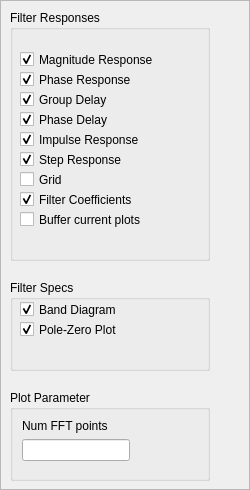
         <widget class="QFrame" name="quickFrame">
          <property name="minimumSize">
           <size>
            <width>250</width>
            <height>200</height>
           </size>
          </property>
          <property name="frameShape">
           <enum>QFrame::StyledPanel</enum>
          </property>
          <property name="frameShadow">
           <enum>QFrame::Raised</enum>
          </property>
          <widget class="QGroupBox" name="responseBox">
           <property name="geometry">
            <rect>
             <x>10</x>
             <y>10</y>
             <width>200</width>
             <height>251</height>
            </rect>
           </property>
           <property name="minimumSize">
            <size>
             <width>190</width>
             <height>0</height>
            </size>
           </property>
           <property name="title">
            <string>Filter Responses</string>
           </property>
           <widget class="QCheckBox" name="checkMagres">
            <property name="geometry">
             <rect>
              <x>10</x>
              <y>40</y>
              <width>190</width>
              <height>19</height>
             </rect>
            </property>
            <property name="minimumSize">
             <size>
              <width>190</width>
              <height>0</height>
             </size>
            </property>
            <property name="text">
             <string>Magnitude Response</string>
            </property>
            <property name="checked">
             <bool>true</bool>
            </property>
           </widget>
           <widget class="QCheckBox" name="checkPhase">
            <property name="geometry">
             <rect>
              <x>10</x>
              <y>60</y>
              <width>151</width>
              <height>19</height>
             </rect>
            </property>
            <property name="text">
             <string>Phase Response</string>
            </property>
            <property name="checked">
             <bool>true</bool>
            </property>
           </widget>
           <widget class="QCheckBox" name="checkGdelay">
            <property name="geometry">
             <rect>
              <x>10</x>
              <y>80</y>
              <width>150</width>
              <height>19</height>
             </rect>
            </property>
            <property name="minimumSize">
             <size>
              <width>150</width>
              <height>0</height>
             </size>
            </property>
            <property name="text">
             <string>Group Delay</string>
            </property>
            <property name="checked">
             <bool>true</bool>
            </property>
           </widget>
           <widget class="QCheckBox" name="checkPdelay">
            <property name="geometry">
             <rect>
              <x>10</x>
              <y>100</y>
              <width>150</width>
              <height>19</height>
             </rect>
            </property>
            <property name="minimumSize">
             <size>
              <width>150</width>
              <height>0</height>
             </size>
            </property>
            <property name="text">
             <string>Phase Delay</string>
            </property>
            <property name="checked">
             <bool>true</bool>
            </property>
           </widget>
           <widget class="QCheckBox" name="checkImpulse">
            <property name="geometry">
             <rect>
              <x>10</x>
              <y>120</y>
              <width>180</width>
              <height>19</height>
             </rect>
            </property>
            <property name="minimumSize">
             <size>
              <width>180</width>
              <height>0</height>
             </size>
            </property>
            <property name="text">
             <string>Impulse Response</string>
            </property>
            <property name="checked">
             <bool>true</bool>
            </property>
           </widget>
           <widget class="QCheckBox" name="checkStep">
            <property name="geometry">
             <rect>
              <x>10</x>
              <y>140</y>
              <width>180</width>
              <height>19</height>
             </rect>
            </property>
            <property name="minimumSize">
             <size>
              <width>180</width>
              <height>0</height>
             </size>
            </property>
            <property name="text">
             <string>Step Response</string>
            </property>
            <property name="checked">
             <bool>true</bool>
            </property>
           </widget>
           <widget class="QCheckBox" name="checkGrid">
            <property name="geometry">
             <rect>
              <x>10</x>
              <y>160</y>
              <width>85</width>
              <height>19</height>
             </rect>
            </property>
            <property name="text">
             <string>Grid</string>
            </property>
           </widget>
           <widget class="QCheckBox" name="checkFcoeff">
            <property name="geometry">
             <rect>
              <x>10</x>
              <y>180</y>
              <width>180</width>
              <height>19</height>
             </rect>
            </property>
            <property name="minimumSize">
             <size>
              <width>180</width>
              <height>0</height>
             </size>
            </property>
            <property name="text">
             <string>Filter Coefficients</string>
            </property>
            <property name="checked">
             <bool>true</bool>
            </property>
           </widget>
           <widget class="QCheckBox" name="checkKeepcur">
            <property name="geometry">
             <rect>
              <x>10</x>
              <y>200</y>
              <width>180</width>
              <height>19</height>
             </rect>
            </property>
            <property name="minimumSize">
             <size>
              <width>180</width>
              <height>0</height>
             </size>
            </property>
            <property name="text">
             <string>Buffer current plots</string>
            </property>
           </widget>
          </widget>
          <widget class="QGroupBox" name="groupSpecs">
           <property name="geometry">
            <rect>
             <x>10</x>
             <y>280</y>
             <width>200</width>
             <height>91</height>
            </rect>
           </property>
           <property name="title">
            <string>Filter Specs</string>
           </property>
           <widget class="QCheckBox" name="checkBand">
            <property name="geometry">
             <rect>
              <x>10</x>
              <y>20</y>
              <width>150</width>
              <height>19</height>
             </rect>
            </property>
            <property name="minimumSize">
             <size>
              <width>150</width>
              <height>0</height>
             </size>
            </property>
            <property name="text">
             <string>Band Diagram</string>
            </property>
            <property name="checked">
             <bool>true</bool>
            </property>
           </widget>
           <widget class="QCheckBox" name="checkPzplot">
            <property name="geometry">
             <rect>
              <x>10</x>
              <y>40</y>
              <width>131</width>
              <height>19</height>
             </rect>
            </property>
            <property name="text">
             <string>Pole-Zero Plot</string>
            </property>
            <property name="checked">
             <bool>true</bool>
            </property>
           </widget>
          </widget>
          <widget class="QGroupBox" name="sysParamsBox">
           <property name="geometry">
            <rect>
             <x>10</x>
             <y>390</y>
             <width>200</width>
             <height>91</height>
            </rect>
           </property>
           <property name="title">
            <string>Plot Parameter</string>
           </property>
           <layout class="QFormLayout" name="formLayout_4">
            <property name="fieldGrowthPolicy">
             <enum>QFormLayout::AllNonFixedFieldsGrow</enum>
            </property>
            <item row="1" column="0">
             <widget class="QLabel" name="nfftLabel">
              <property name="minimumSize">
               <size>
                <width>150</width>
                <height>0</height>
               </size>
              </property>
              <property name="text">
               <string>Num FFT points</string>
              </property>
             </widget>
            </item>
            <item row="2" column="0">
             <widget class="QLineEdit" name="nfftEdit"/>
            </item>
           </layout>
          </widget>
          <zorder>groupSpecs</zorder>
          <zorder>responseBox</zorder>
          <zorder>sysParamsBox</zorder>
         </widget>
